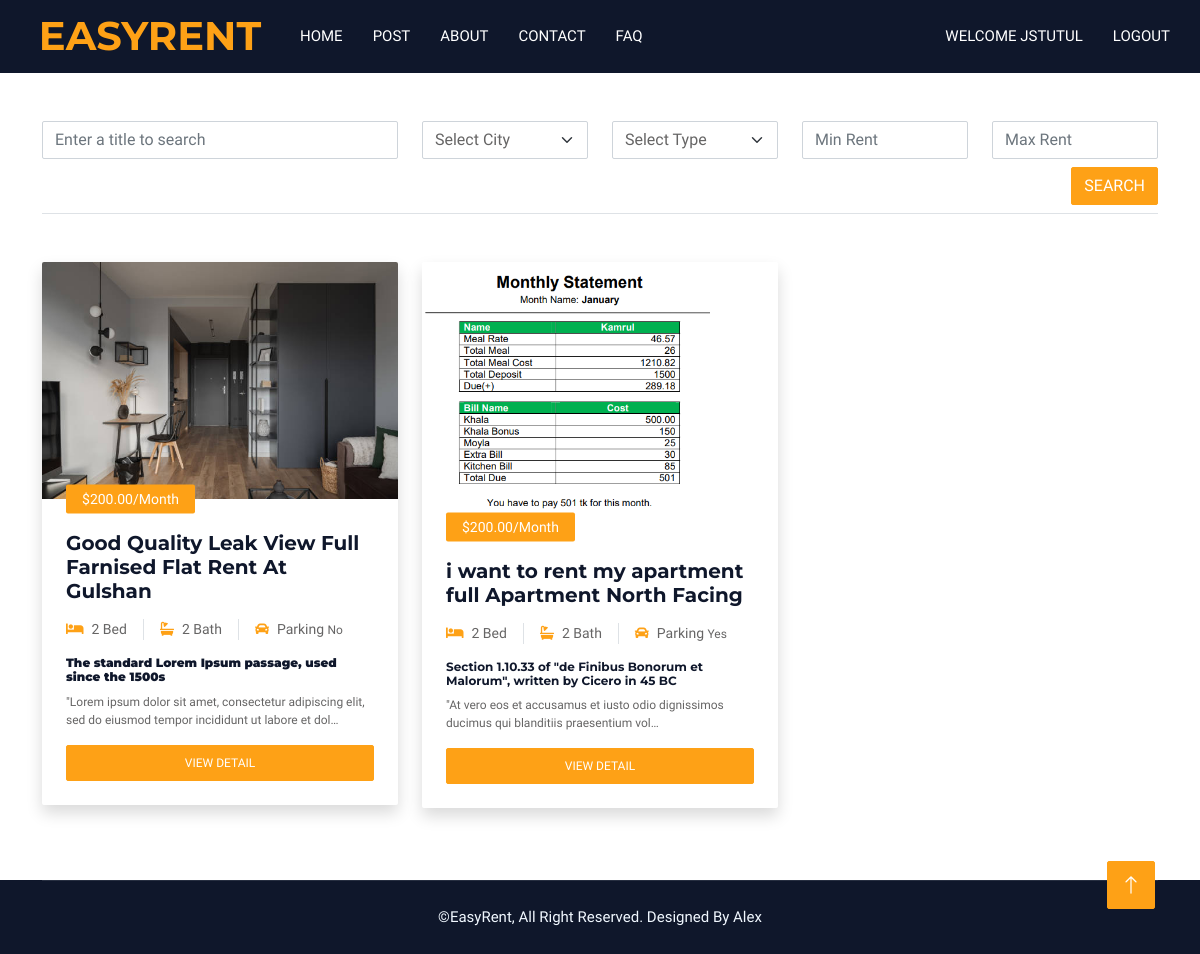
The app's page /post (signed in) with its own data.
### App_Rental/models.py (models this page shows, shortened)
class House(models.Model):
    def next_month_first_day():
        today = timezone.localdate()
        first_day_next_month = today.replace(day=1) + timedelta(days=32 - today.day)
        return first_day_next_month
    owner = models.ForeignKey(User, on_delete=models.CASCADE)
    title = models.CharField(max_length=500, blank=False)
    city = models.ForeignKey(City, on_delete=models.DO_NOTHING)
    address = models.CharField(max_length=500, blank=False)
    rent_from = models.DateField(default=next_month_first_day)
    house_type = models.CharField(max_length=10, choices=HOUSE_TYPE_LIST, default="1")
    house_name = models.CharField(max_length=200, null=True)
    house_area = models.IntegerField(default=800)
    description = RichTextField(null=True)
    is_parking = models.BooleanField(default=True)
    total_bedrooms = models.IntegerField(default=0)
    total_bathrooms = models.IntegerField(default=0)
    floor_no = models.IntegerField(default=0)
    map_link =models.CharField(max_length=10000,blank=True)
    monthly_rent = models.DecimalField(max_digits=10, decimal_places=2, default=Decimal('0.00'))
    advacne_rent = models.DecimalField(max_digits=10, decimal_places=2, default=Decimal('0.00'))
    images = models.ManyToManyField('HouseImage', related_name='houses', blank=True)
    is_active=models.BooleanField(default=False)
    is_reject=models.BooleanField(default=False)
    is_rented=models.BooleanField(default=False)
    created=models.DateTimeField(auto_now=True,auto_now_add=False)

class HouseImage(models.Model):
    image = models.ImageField(upload_to='house_photos/')

### HouseRental/views.py (the view)
# urls.py: path('post',RentPost,name='post'),
def RentPost(request):
    if request.method == 'GET':
        txtSearch = request.GET.get('txtSearch','')
        txtCity = request.GET.get('txtCity','0')
        txtType = request.GET.get('txtType','0')
        txtMin = request.GET.get('txtMin',0)
        txtMax = request.GET.get('txtMax',0)
        try:
            txtMin_decimal = Decimal(txtMin)
        except (InvalidOperation, ValueError):
            txtMin_decimal = Decimal(0)
        try:
            txtMax_decimal = Decimal(txtMax)
        except (InvalidOperation, ValueError):
            txtMax_decimal = Decimal(0)
        rentpost = House.objects.filter(is_active=True, is_rented=False)
        if txtSearch:
            rentpost = rentpost.filter(title__icontains=txtSearch)
        if txtCity and txtCity != '0':
            rentpost = rentpost.filter(city=txtCity)
        if txtType and txtType != '0':
            rentpost = rentpost.filter(house_type=txtType)
        if txtMin_decimal!=0:
            print(txtMin_decimal)
            rentpost = rentpost.filter(monthly_rent__gte=txtMin_decimal)
        if txtMax_decimal!=0:
            rentpost = rentpost.filter(monthly_rent__lte=txtMax_decimal)
        post_count=rentpost.count()
        paginator =Paginator(rentpost,2)#per page e koyta post seta
        page = request.GET.get('page')
        paged_rents = paginator.get_page(page)
        cities = City.objects.all()
        new_cities=[]
        for city in cities:
            if int(city.id) == int(txtCity):
                new_cities.append({'id': city.id, 'name': city.name, 's': 'selected'})
            else:
                new_cities.append({'id': city.id, 'name': city.name, 's': ''})
        new_house_type = []
        house_type_list = list(HOUSE_TYPE_LIST)
        for value,label in house_type_list:
            if value == txtType:
                new_house_type.append({'value': value, 'label': label, 's': 'selected'})
            else:
                new_house_type.append({'value': value, 'label': label, 's': ''})
        print(new_house_type)
    context={
        'rentpost':paged_rents,
        'cities':new_cities,
        'house_types':new_house_type,
        'post_count':post_count
    }
    return render(request,'post.html',context)

### templates/post.html (shortened to what this page needs)
{% extends 'base.html'%}
{% load static%}
{% block main %}
<div class="container-xxl py-5">
    <div class="container">
        <div class="text-center wow fadeInUp">
            <form class="row">
                <div class="col-lg-4">
                    <input type="text" class="form-control" name="txtSearch" placeholder="Enter a title to search"
                        value="{{ request.GET.txtSearch }}">
                </div>
                <div class="col-lg-2">
                    <select name="txtCity" class="form-select">
                        <option value="0">Select City </option>
                    </select>
                </div>
                <div class="col-lg-2">
                    <select name="txtType" class="form-select">
                        <option value="0">Select Type</option>
                    </select>
                </div>
                <div class="col-lg-2">
                    <input type="text" class="form-control" name="txtMin" placeholder="Min Rent"
                        value="{{ request.GET.txtMin }}">
                </div>
                <div class="col-lg-2">
                    <input type="text" class="form-control" name="txtMax" placeholder="Max Rent"
                        value="{{ request.GET.txtMax }}">
                </div>
                <div class="col-lg-12 mt-2 text-end">
                    <button class="btn btn-primary" type="submit">Search</button>
                </div>
            </form>
        </div>
        <div class="col-lg-12 mt-2 border-bottom"></div>
        <div class="row g-4 my-4">
            {% for rent in rentpost%}
            <div class="col-lg-4 col-md-6">
                <div class="room-item shadow rounded overflow-hidden">
                    <div class="position-relative">
                        <img class="img-fluid" src="{{ rent.images.all.0.image.url }}" style="max-height: 265px;"
                            alt="Rent post image">
                        <small
                            class="position-absolute start-0 top-100 translate-middle-y bg-primary text-white rounded py-1 px-3 ms-4">${{rent.monthly_rent}}/Month</small>
                    </div>
                    <div class="p-4 mt-2">
                        <div class="d-flex justify-content-between mb-3">
                            <h5 class="mb-0">{{rent.title}}</h5>
                        </div>
                        <div class="d-flex mb-3">
                            <small class="border-end me-3 pe-3"><i
                                    class="fa fa-bed text-primary me-2"></i>{{rent.total_bedrooms}}
                                Bed</small>
                            <small class="border-end me-3 pe-3"><i
                                    class="fa fa-bath text-primary me-2"></i>{{rent.total_bathrooms}}
                                Bath</small>
                            <small><i class="fa fa-car text-primary me-2"></i>Parking {% if rent.is_parking == True %}
                                <span>Yes</span>
                                {% else %}<span>No</span>{% endif%}</small>
                        </div>
                        <p class="text-body mb-3">{{rent.description|safe|truncatechars:200}}</p>
                        <div class="d-flex justify-content-between">
                            <a class="btn btn-sm btn-primary rounded py-2 px-4 w-100"
                                href="{% url 'details' rent.id %}">View Detail</a>
                        </div>
                    </div>
                </div>
            </div>
            {% empty%}
            <h3>No post found</h3>
            {% endfor %}
        </div>
    </div>
</div>
{% endblock %}

### templates/base.html (shortened to what this page needs)
{% load static%}
<!DOCTYPE html>
<html lang="en">
<head>
    <link href="https://cdnjs.cloudflare.com/ajax/libs/font-awesome/5.10.0/css/all.min.css" rel="stylesheet">
    <link href="https://cdn.jsdelivr.net/npm/bootstrap-icons@1.4.1/font/bootstrap-icons.css" rel="stylesheet">
    <link href="{% static 'css/bootstrap.min.css'%}" rel="stylesheet">
    <link href="{% static 'css/style.css'%}" rel="stylesheet">
    <link href="{% static 'alert/css/alert.css'%}" rel="stylesheet" />
    <link href="{% static 'alert/themes/default/theme.css'%}" rel="stylesheet" />
</head>
<body>
    <div class="container-xxl bg-white p-0">
        <div class="container-fluid bg-dark px-0">
            <div class="row gx-0">
                <div class="col-lg-3 bg-dark d-none d-lg-block">
                    <a href="{% url 'home' %}"
                        class="navbar-brand w-100 h-100 m-0 p-0 d-flex align-items-center justify-content-center">
                        <h1 class="m-0 text-primary text-uppercase">EasyRent</h1>
                    </a>
                </div>
                <div class="col-lg-9">
                    <nav class="navbar navbar-expand-lg bg-dark navbar-dark p-3 p-lg-0">
                        <div class="collapse navbar-collapse justify-content-between" id="navbarCollapse">
                            <div class="navbar-nav mr-auto py-0">
                                <a href="{% url 'home' %}" class="nav-item nav-link">Home</a>
                                <a href="{% url 'post' %}" class="nav-item nav-link">Post</a>
                                <a href="{% url 'about' %}" class="nav-item nav-link">About</a>
                                <a href="{% url 'contact'%}" class="nav-item nav-link">Contact</a>
                                <a href="{% url 'faq' %}" class="nav-item nav-link">Faq</a>
                            </div>
                            <div class="navbar-nav">
                                {% if user.is_authenticated %}
                                <a href="{% url 'App_Account:dashboard'%}" class="nav-item nav-link">welcome
                                    {{request.user}}</a>
                                <a href="{% url 'App_Account:logout'%}" class="nav-item nav-link">Logout</a>
                                {% else %}
                                <a href="{% url 'App_Account:signup'%}" class="nav-item nav-link">Signup</a>
                                <a href="{% url 'App_Account:login'%}" class="nav-item nav-link">Login</a>
                                {% endif %}
                            </div>
                        </div>
                    </nav>
                </div>
            </div>
        </div>
        {% block main%}
        {% endblock%}
        <div class="container-fluid bg-dark text-light footer">
            <div class="container">
                <div class="copyright">
                    <div class="row">
                        <div class="col-md-12 text-center mb-3 mb-md-0">
                            &copy;EasyRent, All Right Reserved.
                            Designed By Alex</a>
                        </div>
                    </div>
                </div>
            </div>
        </div>
        <a href="#" class="btn btn-lg btn-primary btn-lg-square back-to-top"><i class="bi bi-arrow-up"></i></a>
    </div>
</body>
</html>

### static/css/style.css (style rules this page uses)
:root { --primary: #fea116; --light: #f1f8ff; --dark: #0f172b; }
body { background-color: #ffffff !important; }
.back-to-top { position: fixed; display: none; right: 45px; bottom: 45px; z-index: 99; }
.btn { font-weight: 500; text-transform: uppercase; transition: 0.5s; }
.btn.btn-primary, .btn.btn-secondary { color: #ffffff; }
.btn-lg-square { width: 48px; height: 48px; }
.btn-square, .btn-sm-square, .btn-lg-square { padding: 0; display: flex; align-items: center; justify-content: center; font-weight: normal; border-radius: 2px; }
.navbar-dark .navbar-nav .nav-link { margin-right: 30px; padding: 25px 0; color: #ffffff; font-size: 15px; text-transform: uppercase; outline: none; }
.footer { position: relative; }
.footer .copyright { padding: 25px 0; font-size: 15px; border-top: 1px solid rgba(256, 256, 256, 0.1); }

### templates/post.html (style rules this page uses)
.room-item p, .room-item h1, .room-item h2, .room-item h3, .room-item h4, .room-item h6, .room-item span, .room-item a { font-size: 12px; }

### records on screen
House: images.all.0.image (picture), monthly_rent "200.00", title "Good Quality Leak View Full Farnised Flat Rent At Gulshan", total_bedrooms "2", total_bathrooms "2", is_parking "No", description "The standard Lorem Ipsum passage, used since the 1500s \"Lorem ipsum dolor sit amet, consectetur adipiscing elit, sed do eiusmod tempor incididunt ut labore et dol…"
House: images.all.0.image (picture), monthly_rent "200.00", title "i want to rent my apartment full Apartment North Facing", total_bedrooms "2", total_bathrooms "2", is_parking "Yes", description "Section 1.10.33 of \"de Finibus Bonorum et Malorum\", written by Cicero in 45 BC \"At vero eos et accusamus et iusto odio dignissimos ducimus qui blanditiis praesentium vol…"

### other values on screen
{{ request.user }} "JSTUTUL"
